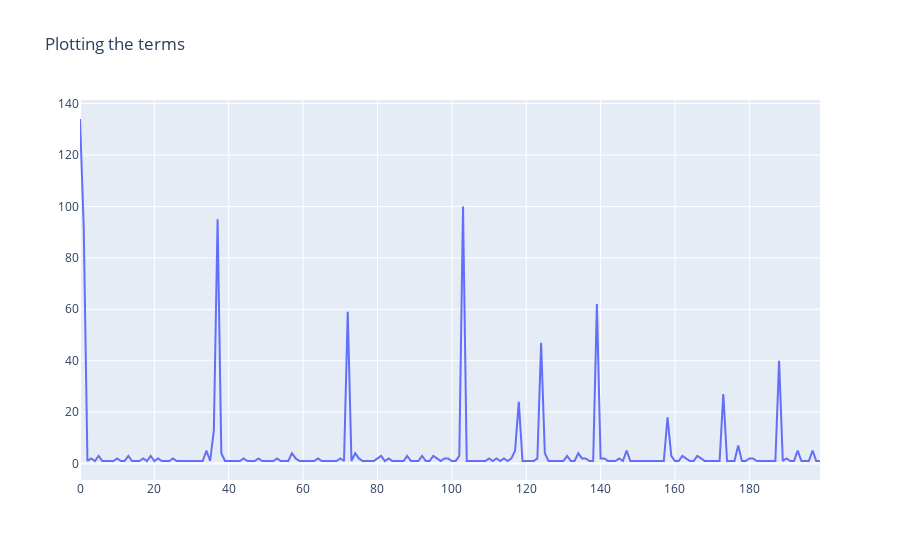

The notebook cell this image was saved under:
### Code cell
fig = go.Figure()
fig.add_trace(go.Scatter(y=term_frequencies[:200]))
fig.update_layout(title = 'Plotting the terms')
fig.show()

### Figure 1 — Plotly figure (JSON) as saved in the notebook; plotly's stock layout.template omitted (floating-point values rounded to 4 significant figures; data arrays with more than 128 entries replaced by an {"elided": "..."} marker saying what was removed)
{"data": [{"type": "scatter", "y": {"elided": "200 int values"}}], "layout": {"title": {"text": "Plotting the terms"}}}
